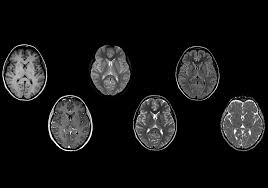
#> input picture Learning/Computer_Vision/Image_Processing/Image_Segmentation/NeuroScope-Radiomics/input_images/image.jpg, 268 x 188 px; its folder holds only this picture in this run
$ python NeuroScope-Radiomics.py   (older library calls are emulated)
#> lines starting #> are read from the running program, lines starting #| are printed output that depends on the picture; after the words box and inside, x2 and y2 are one past the last pixel; in counts of white or black regions, pixels touching at a corner belong together
import os
import numpy as np
import cv2
import csv
from skimage.feature import graycomatrix, graycoprops

# Folders
input_images = "input_images"
output_images = "output_images"
os.makedirs(output_images, exist_ok=True)

def segment_image(image_path, writer, slice_thickness=5):
#> called with image_path = 'input_images/image.jpg', slice_thickness = 5
    img = cv2.imread(image_path)
#> img is the input picture: shape (188, 268, 3); min 0, max 255, mean 22.1
    if img is None:
        print(f"Error: Image not found at {image_path}")
        return None

    print(f"Processing {os.path.basename(image_path)}")

    output = img.copy()
    gray = cv2.cvtColor(img, cv2.COLOR_BGR2GRAY)

    # Denoising
    denoised = cv2.GaussianBlur(gray, (5,5), 0)
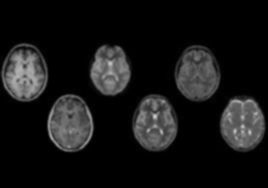
#> denoised: shape (188, 268); min 0, max 204, mean 22.1

    # Brain mask using Otsu
    _, brain_mask = cv2.threshold(denoised, 0, 255, cv2.THRESH_BINARY + cv2.THRESH_OTSU)
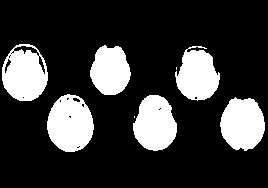
#> brain_mask: shape (188, 268); 21.6% white; 8 white regions (2 under 20 px), largest, box (x1, y1, x2, y2) and area: (47, 94, 94, 152) 2049, (2, 44, 48, 101) 1889, (220, 97, 265, 151) 1849, (133, 95, 177, 151) 1842, (175, 46, 220, 101) 1708, (90, 45, 131, 95) 1544
    kernel = np.ones((3,3), np.uint8)
    brain_mask = cv2.morphologyEx(brain_mask, cv2.MORPH_OPEN, kernel)
#> brain_mask: shape (188, 268); 21.2% white; 8 white regions (2 under 20 px), largest, box (x1, y1, x2, y2) and area: (47, 94, 94, 152) 2023, (220, 98, 265, 151) 1848, (133, 95, 177, 151) 1842, (2, 50, 48, 101) 1752, (176, 50, 220, 100) 1654, (90, 46, 131, 95) 1542

    # Apply brain mask
    brain_only = cv2.bitwise_and(gray, gray, mask=brain_mask)

    # Tumor segmentation
    _, tumor_mask = cv2.threshold(brain_only, 0, 255, cv2.THRESH_BINARY + cv2.THRESH_OTSU)
#> tumor_mask: shape (188, 268); 18.7% white; 12 white regions (6 under 20 px), largest, box (x1, y1, x2, y2) and area: (220, 99, 265, 150) 1706, (48, 95, 93, 152) 1684, (133, 95, 177, 151) 1566, (2, 50, 47, 101) 1531, (90, 46, 131, 95) 1479, (176, 50, 220, 100) 1436
    tumor_mask = cv2.morphologyEx(tumor_mask, cv2.MORPH_OPEN, kernel, iterations=2)
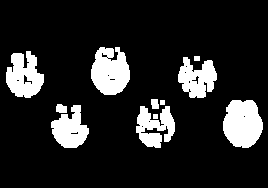
#> tumor_mask: shape (188, 268); 14.8% white; 11 white regions

    # Find contours
    contours, _ = cv2.findContours(tumor_mask, cv2.RETR_EXTERNAL, cv2.CHAIN_APPROX_SIMPLE)
#> contours = 11 contours, 2 with area under 20; largest, box (x1, y1, x2, y2) and area: (223, 100, 263, 148) 1450, (91, 47, 130, 95) 1353, (6, 51, 44, 98) 1147, (178, 57, 217, 98) 968, (51, 105, 89, 148) 950

    if len(contours) == 0:
        print(f"No tumor detected in {os.path.basename(image_path)}")

    total_volume = 0

    for idx, cnt in enumerate(contours):
        area = cv2.contourArea(cnt)
        if area < 20:  # ignore small noise
            continue

        # Volume estimation
        volume = area * slice_thickness
        total_volume += volume

        # Draw contour
        cv2.drawContours(output, [cnt], -1, (0, 0, 255), 2)

        # Create mask for this tumor
        mask_region = np.zeros_like(gray, dtype=np.uint8)
        cv2.drawContours(mask_region, [cnt], -1, 255, -1)

        # Apply mask to isolate tumor
        tumor_region = cv2.bitwise_and(gray, gray, mask=mask_region)

        # Texture feature (GLCM contrast)
        glcm = graycomatrix(
            tumor_region,
            distances=[1],
            angles=[0, np.pi/4, np.pi/2, 3*np.pi/4],
            levels=256,
            symmetric=True,
            normed=True
        )
        contrast = graycoprops(glcm, 'contrast').mean()

        # Write to CSV
        writer.writerow([
            os.path.basename(image_path),
            idx,
            round(area,2),
            round(volume,2),
            round(contrast,4)
        ])
#> this loop made 11 passes
#> (area, volume, total_volume, contrast) on passes 2, 3, 4, 5, 7, 8, 10, 11: (886.5, 4432.5, 4432.5, 62.11), (950, 4750, 9182.5, 38.05), (68, 340, 9522.5, 5), (1450, 7250, 16772.5, 97.58), (55, 275, 17047.5, 6.01), (967.5, 4837.5, 21885, 30.82), (1147, 5735, 27720, 55.25), (1353, 6765, 34485, 51.97)
#> (cnt, area, volume, total_volume, contrast) on pass 9: ([[194, 56], [194, 60], [199, 60], [199, 56]], 20, 100, 21985, 3.73)
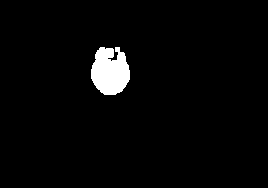
#> mask_region: shape (188, 268); 2.9% white; 1 white region, box (x1, y1, x2, y2) and area: (91, 47, 130, 95) 1439
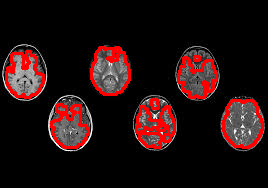
#> output: shape (188, 268, 3); 7.64% of pixels changed, all inside (x1, y1, x2, y2) = (5, 46, 264, 149)
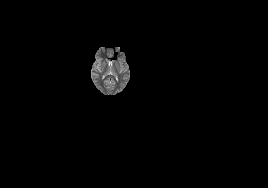
#> tumor_region: shape (188, 268); min 0, max 255, mean 3.1
#> after the loop, total_volume = 34485

    # Put total volume on the image
    cv2.putText(
        output,
        f"Total Volume: {round(total_volume,2)}",
        (10, 30),
        cv2.FONT_HERSHEY_SIMPLEX,
        0.6,
        (255, 255, 255),
        2
    )
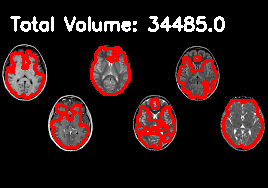
#> output: shape (188, 268, 3); 2.87% of pixels changed, all inside (x1, y1, x2, y2) = (10, 16, 225, 32)

    return output

def main():
    os.makedirs(output_images, exist_ok=True)
    csv_path = os.path.join(output_images, "tumor_report.csv")

    with open(csv_path, mode="w", newline="") as file:
        writer = csv.writer(file)
        writer.writerow(["Image", "Tumor_ID", "Area(px)", "Volume(px³ approx)", "GLCM_Contrast"])

        for filename in os.listdir(input_images):
            if filename.lower().endswith((".jpg", ".jpeg", ".png")):
                print(filename)
                path = os.path.join(input_images, filename)
                print(path)
                path = os.path.join(input_images, filename)
                print("Absolute path:", os.path.abspath(path))
                print("Exists?", os.path.exists(path))
                result = segment_image(path, writer)

                if result is not None:
                    cv2.imwrite(os.path.join(output_images, filename), result)

    print(f"Processing completed. Output saved in '{output_images}'")
    print(f"CSV report saved as '{csv_path}'")

if __name__ == "__main__":
    main()
